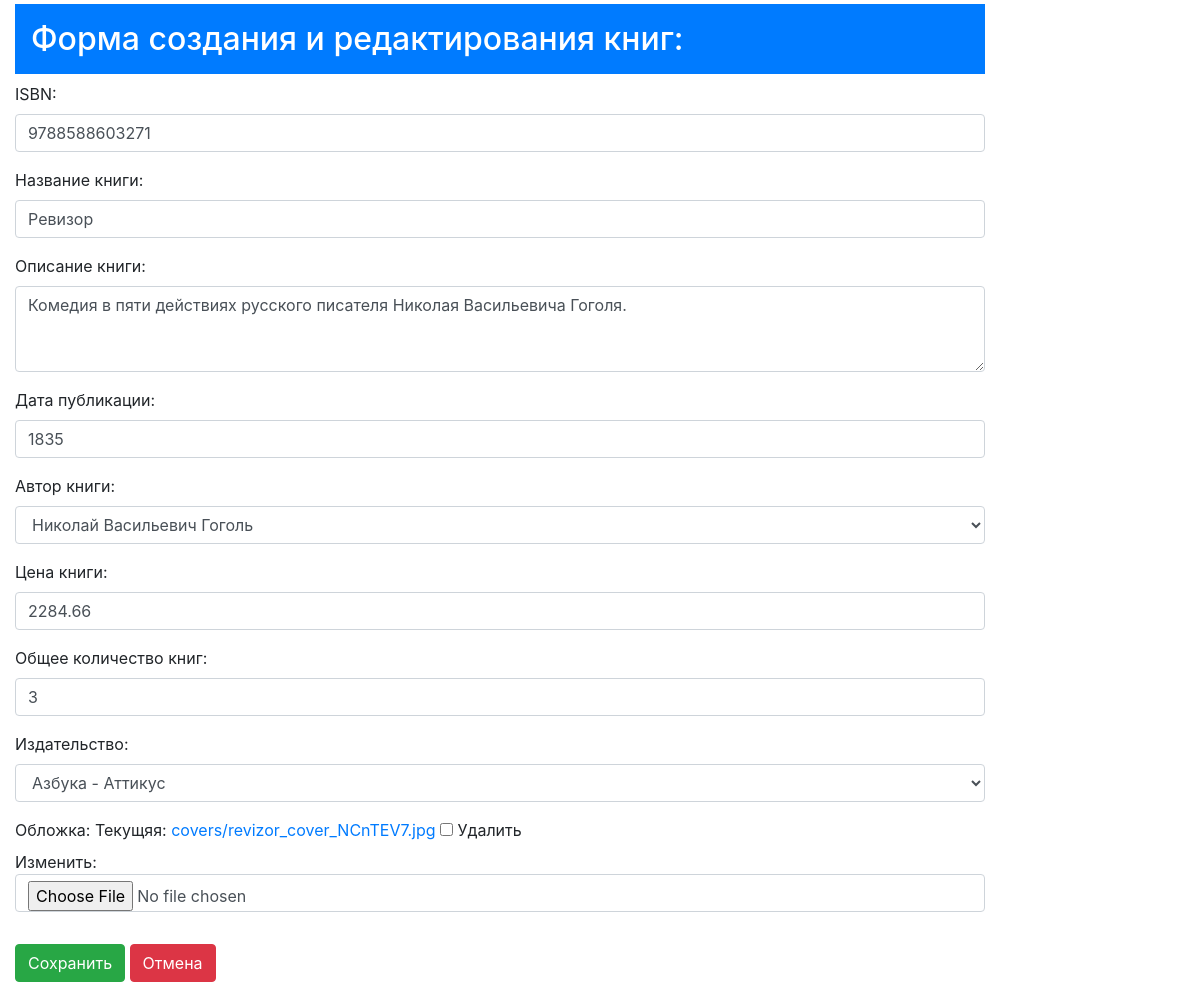
The page /update1 on the database its author committed.
### p_library/models.py (models this page shows, shortened)
class Book(models.Model):
    ISBN = models.CharField(max_length=13)
    title = models.TextField()
    description = models.TextField()
    year_release = models.SmallIntegerField()
    author = models.ForeignKey(
        Author,
        on_delete=models.CASCADE
        )
    copy_count = models.SmallIntegerField(default=1)
    price = models.DecimalField(max_digits=6, decimal_places=2)
    publisher = models.ForeignKey(
        Publisher,
        on_delete=models.CASCADE,
        null=True,
        blank=True,
        related_name='books'
        )
    friend = models.ManyToManyField(
        Friend,
        blank=True,
        related_name='friends'
        )
    borrowed_book_count = models.SmallIntegerField(default=0)
    cover = models.ImageField(
        verbose_name='Обложка',
        upload_to='covers',
        blank=True
        )

### p_library/views.py (the view)
# urls.py: path("update<int:pk>", views.BookUpdate.as_view(), name="book_update"),
class BookUpdate(UpdateView):
    model = Book
    form_class = BookForm
    success_url = reverse_lazy('p_library:book_list')
    template_name = 'book_edit.html'

### p_library/models.py (called while the page is built)
    def __str__(self):
        return self.full_name

    def __str__(self):
        return self.name

### templates/book_edit.html (shortened to what this page needs)
{% extends 'base.html' %}
{% block title_h2 %}Форма создания и редактирования книг:{% endblock %}
{% block content %}
    <form enctype="multipart/form-data" method="post">
        {{ form.as_p }}
        <input class="btn btn-success my-3" type="submit" value="Сохранить">
        <a class="btn btn-danger my-3" href="{%url 'p_library:book_list'%}">Отмена</a>
    </form>
{% endblock %}

### rows shown on the page
Book: ISBN "9788588603271", title "Ревизор", description "Комедия в пяти действиях русского писателя Николая Васильевича Гоголя.", year_release "1835", author "Николай Васильевич Гоголь", price "2284.66", copy_count "3", publisher "Азбука - Аттикус"
